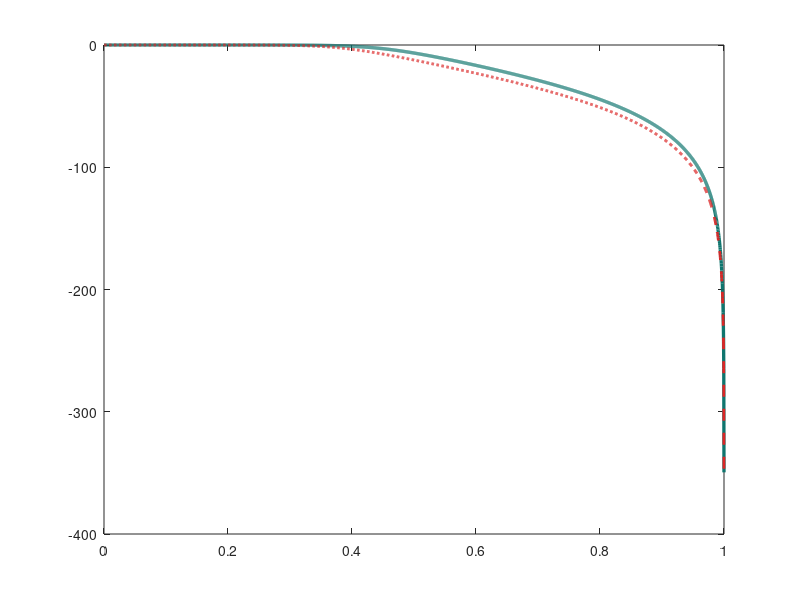

This chart was generated by the following MATLAB code: (Note: this script raises an error after producing the figure.)
%% demo_bilinear.m —— 预扭曲到底把什么钉回去了
% 纯基础 MATLAB，无工具箱（Butterworth 极点自己写）。
% 运行： >> demo_bilinear

T  = 1;                       % 归一化采样周期
Ap = 3;                       % 通带允许衰减 dB（这里只看 -3 dB 点）
n  = 4;                       % 阶数
Op = 0.45*pi;                 % 数字通带边缘（弧度）

% 预扭曲：数字 Ωp -> 模拟 ωp = (2/T)tan(Ωp/2)
wp = (2/T)*tan(Op/2);

Om = linspace(1e-4, pi-1e-4, 3000);

H_pre  = 1./sqrt(1 + ( (2/T)*tan(Om/2) / wp ).^(2*n));   % 预扭曲后的数字响应
H_naive= 1./sqrt(1 + ( (2/T)*tan(Om/2) / Op ).^(2*n));   % 忘预扭曲（把 Ωp 当模拟 ωc）

figure('Color','w','Position',[80 80 900 460]); hold on; box on;
plot(Om/pi, 20*log10(H_pre),   'LineWidth', 2.4, 'Color', [0.06 0.46 0.43]);
plot(Om/pi, 20*log10(H_naive), '--', 'LineWidth', 2, 'Color', [0.86 0.15 0.15]);
yline(-3, ':', 'Color', [0.6 0.6 0.6]);
xline(Op/pi, 'k:');
xlabel('\Omega / \pi'); ylabel('|H| / dB');
title(sprintf('\\Omega_p = %.2f\\pi, n = %d：实线=预扭曲，虚线=忘预扭曲', Op/pi, n));
legend('预扭曲', '忘预扭曲', 'Location', 'southwest');
ylim([-80 5]); xlim([0 1]); grid on;

aPre   = 20*log10(interp1(Om, H_pre,   Op));
aNaive = 20*log10(interp1(Om, H_naive, Op));
w3     = 2*atan(Op/2)/pi;      % 忘预扭曲后真正的 -3 dB 点
fprintf('预扭曲设计：Ωp 处 %.1f dB（正好 -3 dB）\n', aPre);
fprintf('忘预扭曲  ：Ωp 处 %.1f dB，-3 dB 点被挪到 %.3fπ\n', aNaive, w3);
fprintf('Ωp 越靠近 π，tan 扭得越狠，偏移越大。\n');
